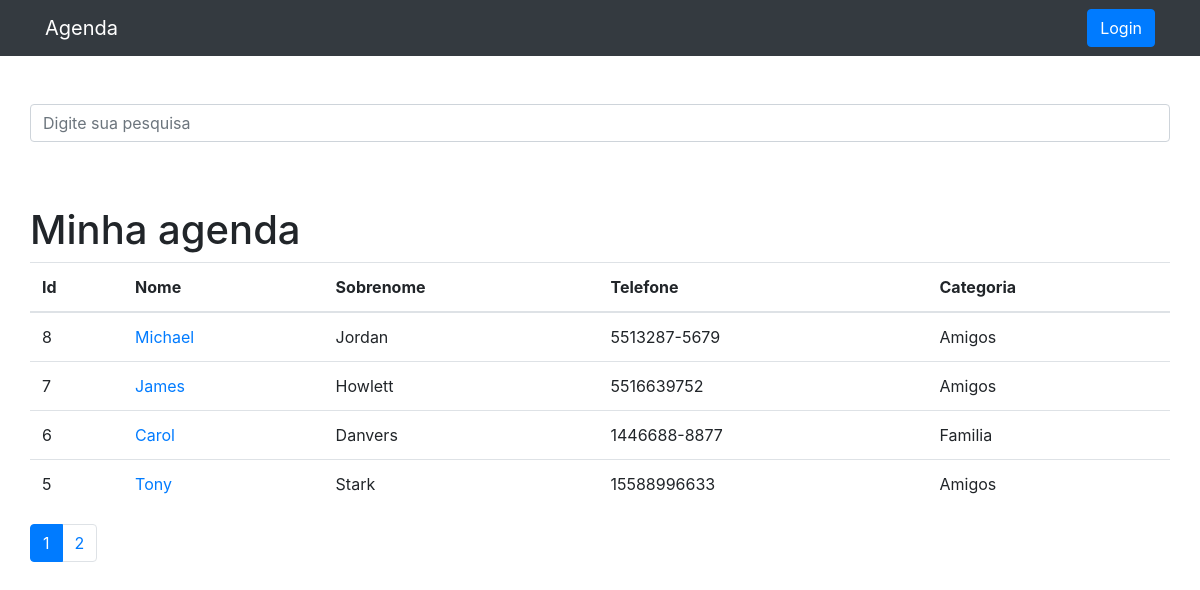
The page / on the database its author committed.
### contatos/models.py (models this page shows, shortened)
class Contato(models.Model):
    nome = models.CharField(max_length=255)
    sobrenome = models.CharField(max_length=255, blank=True)
    telefone = models.CharField(max_length=255)
    email = models.CharField(max_length=255, blank=True)
    data_criacao = models.DateTimeField(default=timezone.now)
    descricao = models.TextField(blank=True)
    categoria = models.ForeignKey(Categoria, on_delete=models.DO_NOTHING)
    mostrar = models.BooleanField(default=True)
    fotos = models.ImageField(blank=True, upload_to='fotos/%Y/%m/')

class Categoria(models.Model):
    nome = models.CharField(max_length=255)
    def __str__(self):
        return self.nome

### contatos/views.py (the view)
# urls.py: path('', views.index, name='index'),
def index(request):
    contatos = Contato.objects.order_by('-id').filter(
        mostrar=True
    )
    paginator = Paginator(contatos, 4)
    page_number = request.GET.get('p')
    contatos = paginator.get_page(page_number)
    return render(request, 'contatos/index.html', {
        'contatos': contatos
    })

### contatos/templates/contatos/index.html (shortened to what this page needs)
{%extends 'base.html'%}
{%block conteudo%}
    <h1 class="mt-5">Minha agenda</h1>
    <table class="table">
      <thead>
        <tr>
          <th>Id</th>
          <th>Nome</th>
          <th>Sobrenome</th>
          <th>Telefone</th>
          <th>Categoria</th>
        </tr>
      </thead>
      <tbody>
        {% for contato in contatos %}
          <tr>
            <td>{{ contato.id}}</td>
            <td>
              <a href="{% url 'ver_contato' contato.id %}">{{ contato.nome}}</a>
            </td>
            <td>{{ contato.sobrenome }}</td>
            <td>{{ contato.telefone }}</td>
            <td>{{ contato.categoria }}</td>
          </tr>
        {% endfor %}
      </tbody>
    </table>
    <nav aria-label="Page navigation example">
      <ul class="pagination">
        {% for pagina in contatos.paginator.page_range %}
          {% if contatos.number == pagina %}
            <li class="page-item active">
              <a class="page-link" href="?p={{ pagina }}&termo={{ request.GET.termo }}">{{ pagina }}</a>
            </li>
          {%else%}
            <li class="page-item">
              <a class="page-link" href="?p={{ pagina }}&termo={{ request.GET.termo }}">{{ pagina }}</a>
            </li>
          {% endif %}
        {% endfor %}
      </ul>
    </nav>
{%endblock%}

### templates/base.html (shortened to what this page needs)
{% load static %}
<!DOCTYPE html>
<html lang="pt">
<head>
  {% include 'parciais/_head.html'%}
</head>
<body>
  {% include 'parciais/_nav.html'%}
  <div class="container">
    <div class="row">
      <div class="col-lg-12">
        {% if 'accounts' not in request.path %}
          <br><br>
          <form method="get" action="{% url 'busca' %}">
            <div class="form-group row">
              <br class="col-12">
                <input class="form-control"
                       type="search" value="{{ request.GET.termo }}"
                       id="search-input"
                       placeholder="Digite sua pesquisa"
                       name="termo">
              </div>
            </div>
        {% endif %}
        {%block conteudo%} {%endblock%}
      </div>
    </div>
</body>
</html>

### templates/parciais/_head.html (shortened to what this page needs)
{% load static %}
<link href="{% static 'vendor/bootstrap/css/bootstrap.min.css'%}" rel="stylesheet">

### templates/parciais/_nav.html (shortened to what this page needs)
<nav class="navbar navbar-expand-lg navbar-dark bg-dark static-top">
<div class="container">
  <a class="navbar-brand"
     href="{% url 'index' %}">Agenda</a>
  {% if user.username %}
    <form method="GET" action="{% url 'logout' %}">
        <button type="submit"
                action="{% url 'logout' %}"
                class="btn btn-primary">Logout</button>
    </form>
  {%else%}
    <form method="GET" action="{% url 'login' %}">
          <button type="submit"
                  action="{% url 'logout' %}"
                  class="btn btn-primary">Login</button>
    </form>
  {% endif %}
</div>
</nav>

### rows shown on the page
Contato: id "8", nome "Michael", sobrenome "Jordan", telefone "5513287-5679", categoria "Amigos"
Contato: id "7", nome "James", sobrenome "Howlett", telefone "5516639752", categoria "Amigos"
Contato: id "6", nome "Carol", sobrenome "Danvers", telefone "1446688-8877", categoria "Familia"
Contato: id "5", nome "Tony", sobrenome "Stark", telefone "15588996633", categoria "Amigos"

### other values the page prints
{{ pagina }} "1"
{{ pagina }} "2"
